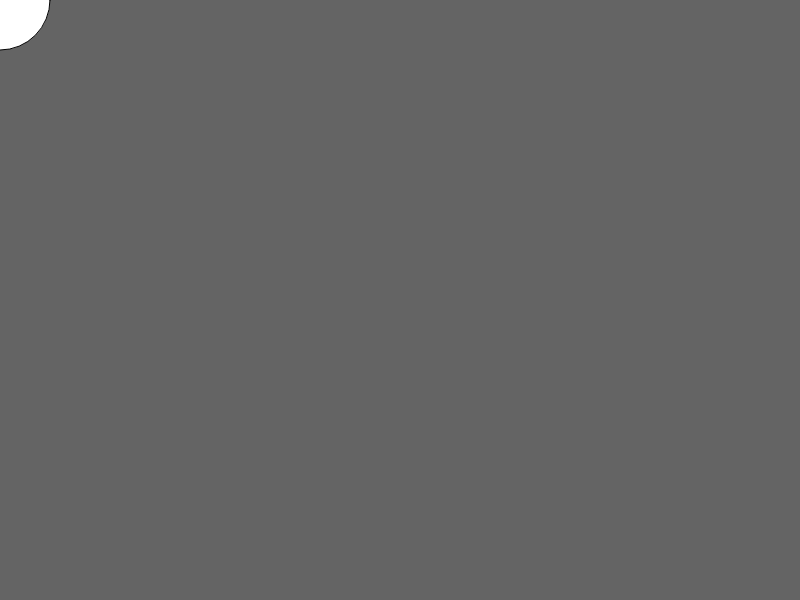
Frame 1 (no input)
Frame 60 (no input): identical to frame 1, image omitted
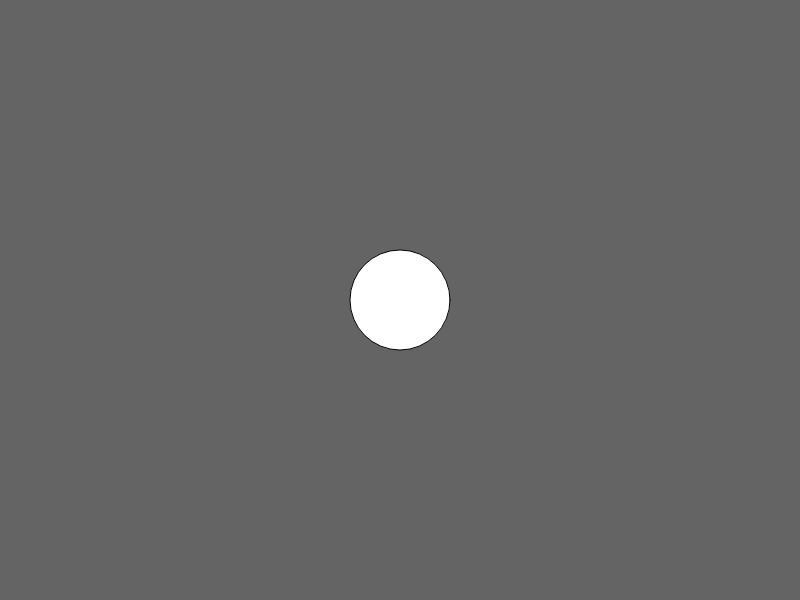
Frame 120 (the mouse pressed at the canvas centre since frame 60)

The p5.js sketch that drew these frames (run headless with seeded random() and noise() and a simulated clock; from frame 60 on, the mouse is pressed at the canvas centre):

// p5.js sketch
// ── sketch.js
function setup(){
  createCanvas (800,600);
}

function draw() { 
  background(100);
  circle(mouseX,mouseY,100);

  if(mouseX < 0 && mouseY < 0){
    topLeftCorner =1;
    print("tlc")
  }
  if (mouseX > width && mouseY < 0 ){
    topRightCorner =1;
    print("trc");
  }
}
